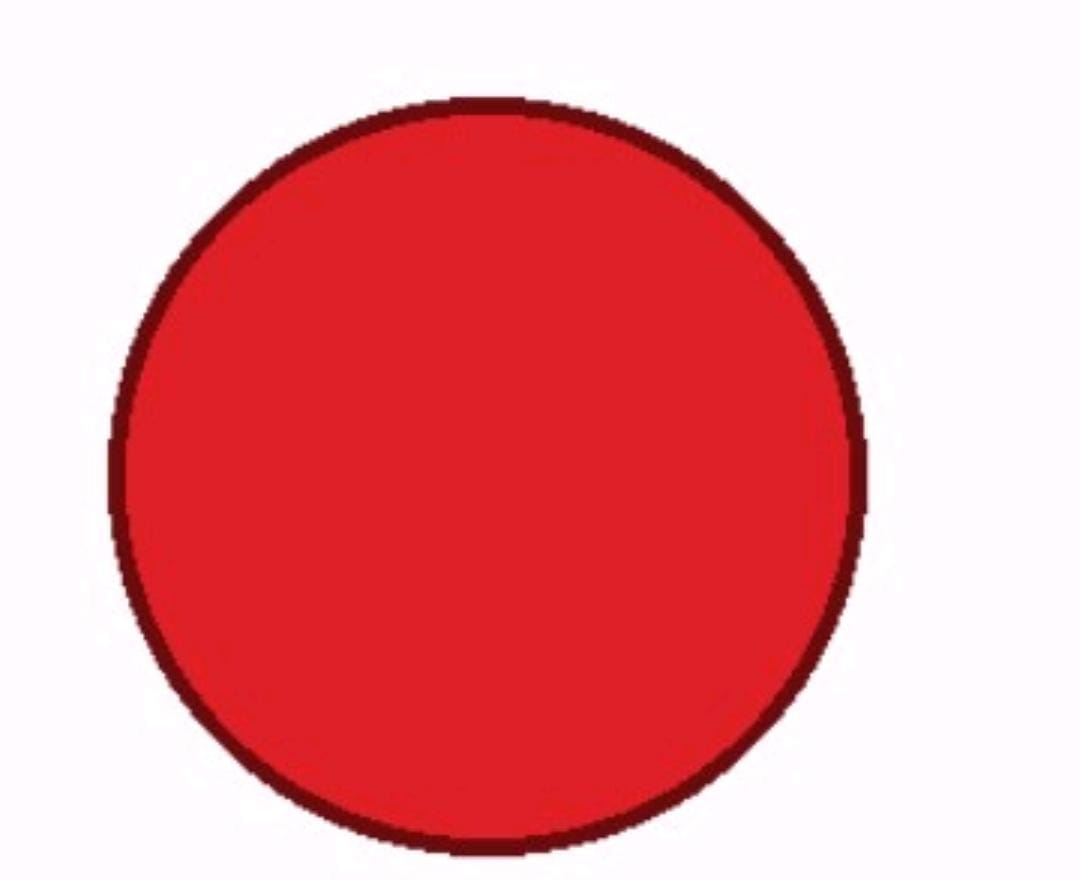
#> input picture images/red.jpg, 1080 x 880 px
$ python main.py
#> lines starting #> are read from the running program, lines starting #| are printed output that depends on the picture; after the words box and inside, x2 and y2 are one past the last pixel; in counts of white or black regions, pixels touching at a corner belong together
#> the answer given: images/red.jpg
### histogram.py

import cv2
import numpy as np


def extract_histogram(image_path):
    """
    Read an image, convert it to HSV,
    and calculate its normalized colour histogram.
    """
#> called with image_path = 'images/red.jpg'

    # Read the image
    image = cv2.imread(image_path)
#> image is the input picture: shape (880, 1080, 3); mean B, G, R 151.3, 145.9, 234.6

    if image is None:
        raise ValueError(f"Unable to read image: {image_path}")

    # Convert BGR image to HSV
    hsv = cv2.cvtColor(image, cv2.COLOR_BGR2HSV)
#> hsv: shape (880, 1080, 3); mean H, S, V 156.6, 105.8, 234.7

    # Calculate 2D histogram using Hue and Saturation
    hist = cv2.calcHist(
        [hsv],
        [0, 1],
        None,
        [36, 32],
        [0, 180, 0, 256]
    )
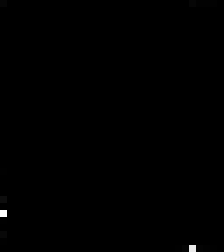
#> hist: shape (36, 32) float32 (shown 7 times larger); min 0, max 427242, mean 825; drawn with min black and max white

    # Normalize the histogram
    cv2.normalize(
        hist,
        hist,
        alpha=1,
        norm_type=cv2.NORM_L1
    )
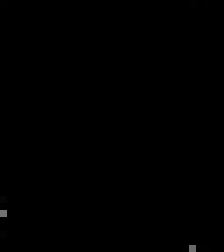
#> hist: shape (36, 32) float32 (shown 7 times larger); 14.06% of pixels changed, all inside (x1, y1, x2, y2) = (0, 0, 32, 36)

    return hist

### recognition.py

import cv2
from histogram import extract_histogram


# Reference images
REFERENCE_IMAGES = {
    "Red": "images/red.jpg",
    "Green": "images/green.jpg",
    "Blue": "images/blue.jpg",
    "Yellow": "images/yellow.jpg"
}


def recognize_color(test_image_path):
    """
    Compare the test image histogram with
    reference colour histograms.
    """

    # Extract histogram of test image
    test_hist = extract_histogram(test_image_path)

    best_match = None
    lowest_distance = float("inf")

    # Compare with all reference images
    for color, image_path in REFERENCE_IMAGES.items():

        reference_hist = extract_histogram(image_path)

        # Calculate Bhattacharyya distance
        distance = cv2.compareHist(
            test_hist,
            reference_hist,
            cv2.HISTCMP_BHATTACHARYYA
        )
#> distance = 0

        print(f"{color}: Distance = {distance:.4f}")
#| Red: Distance = 0.0000

        if distance < lowest_distance:
            lowest_distance = distance
#> lowest_distance = 0
            best_match = color
#> pass 2 of the loop in recognize_color, `for color, image_path in REFERENCE_IMAGES.items():`:
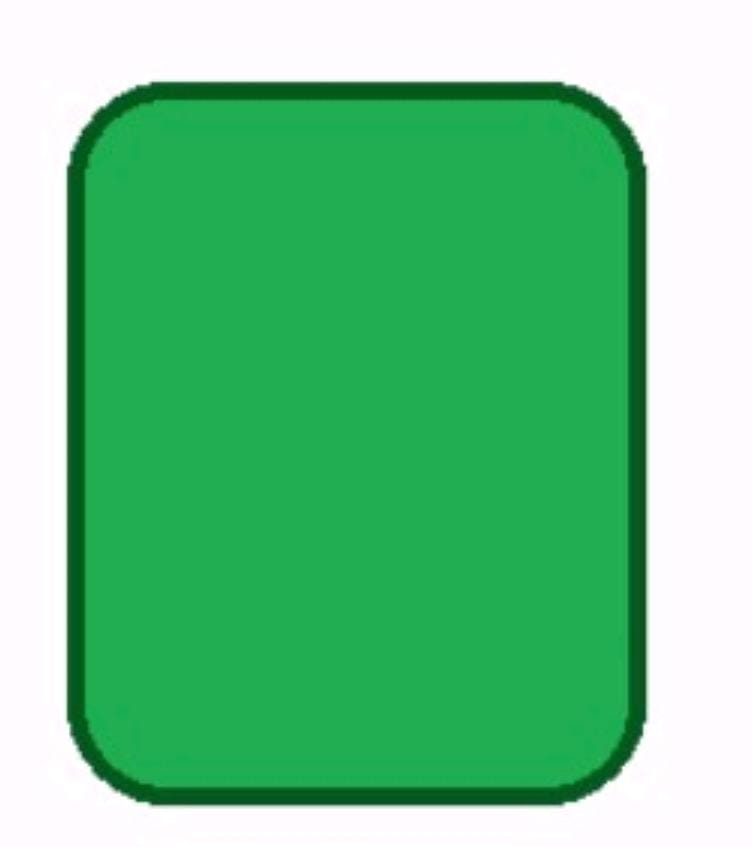
#> input picture images/green.jpg, 752 x 847 px
#> in extract_histogram, image is the input picture: shape (847, 752, 3); mean B, G, R 140.1, 195.7, 109.9
#> hsv: shape (847, 752, 3); mean H, S, V 93.7, 135.8, 196.9
#> in extract_histogram (call 3), `hist = cv2.calcHist( [hsv], [0, 1], None, [36, 32], [0, 180, 0, 256] )`:
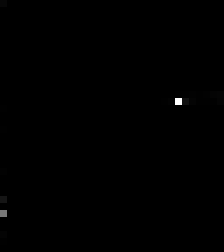
#> hist: shape (36, 32) float32 (shown 7 times larger); min 0, max 332186, mean 552.9; drawn with min black and max white
#> in extract_histogram (call 3), `cv2.normalize( hist, hist, alpha=1, norm_type=cv2.NORM_L1 )`:
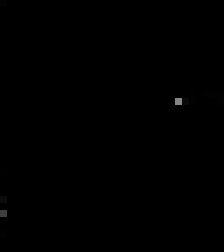
#> hist: shape (36, 32) float32 (shown 7 times larger); 12.93% of pixels changed, all inside (x1, y1, x2, y2) = (0, 0, 32, 36)
#> in recognize_color, `distance = cv2.compareHist( test_hist, reference_hist, cv2.HISTCMP_BHA..`: distance = 0.77
#| Green: Distance = 0.7700
#> pass 3 of the loop in recognize_color, `for color, image_path in REFERENCE_IMAGES.items():`:
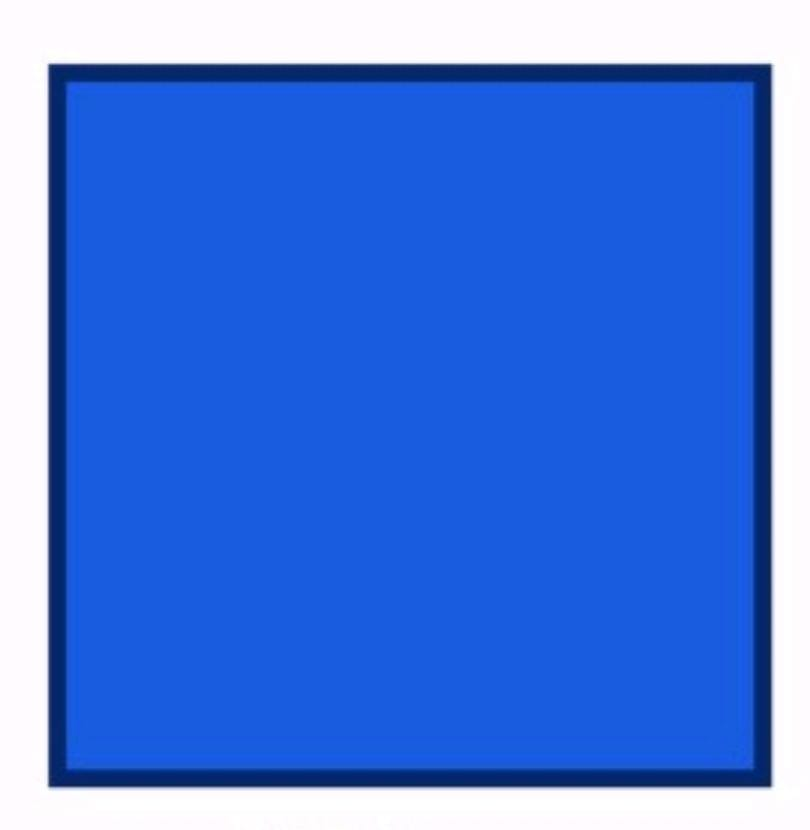
#> input picture images/blue.jpg, 810 x 830 px
#> in extract_histogram, image is the input picture: shape (830, 810, 3); mean B, G, R 221.1, 123.2, 74.4
#> hsv: shape (830, 810, 3); mean H, S, V 114.5, 177, 221.2
#> in extract_histogram (call 4), `hist = cv2.calcHist( [hsv], [0, 1], None, [36, 32], [0, 180, 0, 256] )`:
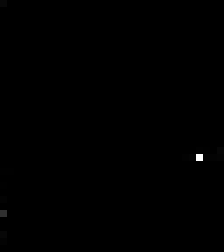
#> hist: shape (36, 32) float32 (shown 7 times larger); min 0, max 456067, mean 583.6; drawn with min black and max white
#> in recognize_color, `distance = cv2.compareHist( test_hist, reference_hist, cv2.HISTCMP_BHA..`: distance = 0.835
#| Blue: Distance = 0.8351
#> the loop made 4 passes; the first 3 are shown
#> in main, `color, distance = recognize_color(test_image)`: color = 'Red'; distance = 0
#| Recognized Color: Red
#| Bhattacharyya Distance: 0.0

    return best_match, lowest_distance

### main.py

import cv2
import matplotlib.pyplot as plt
from histogram import extract_histogram
from recognition import recognize_color


def display_histograms():

    colors = {
        "Red": "images/red.jpg",
        "Green": "images/green.jpg",
        "Blue": "images/blue.jpg",
        "Yellow": "images/yellow.jpg"
    }

    plt.figure(figsize=(10, 6))

    for color, image_path in colors.items():

        histogram = extract_histogram(image_path)

        plt.plot(histogram.flatten(), label=color)
#> pass 2 of the loop in display_histograms, `for color, image_path in colors.items():`:
#> pass 3 of the loop in display_histograms, `for color, image_path in colors.items():`:
#> the loop made 4 passes; the first 3 are shown

    plt.title("Normalized HSV Color Histograms")
    plt.xlabel("Histogram Bins")
    plt.ylabel("Normalized Frequency")
    plt.legend()
    plt.grid(True)

    plt.tight_layout()
    plt.savefig("outputs/color_histograms.png")
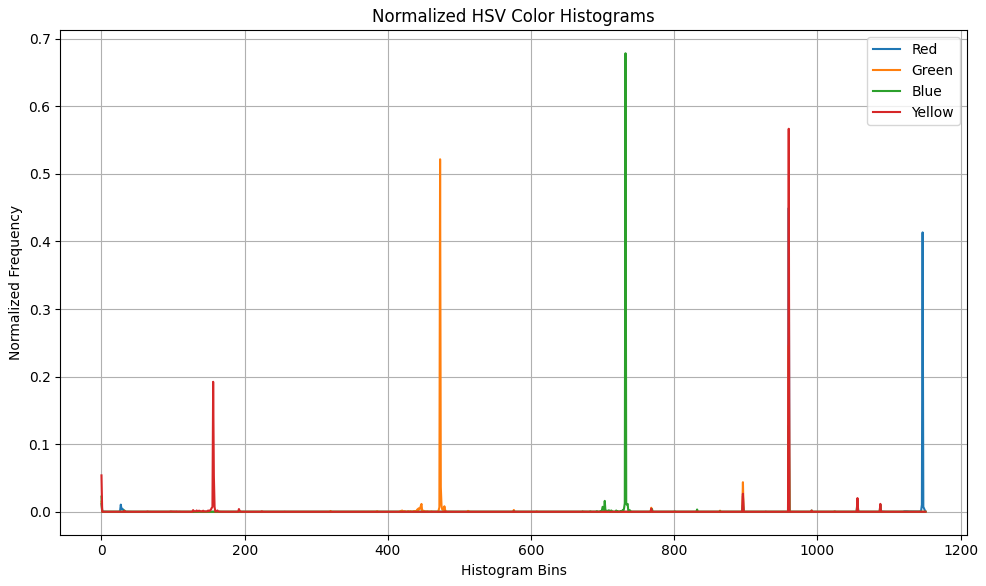
#> figure drawn by matplotlib, 1 panel; curve peaks at x = 960, y = 0.45; curve peaks at x = 473, y = 0.522; curve peaks at x = 732, y = 0.678
    plt.show()


def main():

    print("COLOR-BASED OBJECT RECOGNITION")
    print("--------------------------------")

    test_image = input(
        "Enter test image path (example: images/red.jpg): "
    )

    try:
        color, distance = recognize_color(test_image)

        print("\nRecognition Result")
        print("------------------")
        print("Recognized Color:", color)
        print("Bhattacharyya Distance:", round(distance, 4))

        display_histograms()

    except (ValueError, cv2.error) as error:
        print("Error:", error)


if __name__ == "__main__":
    main()
